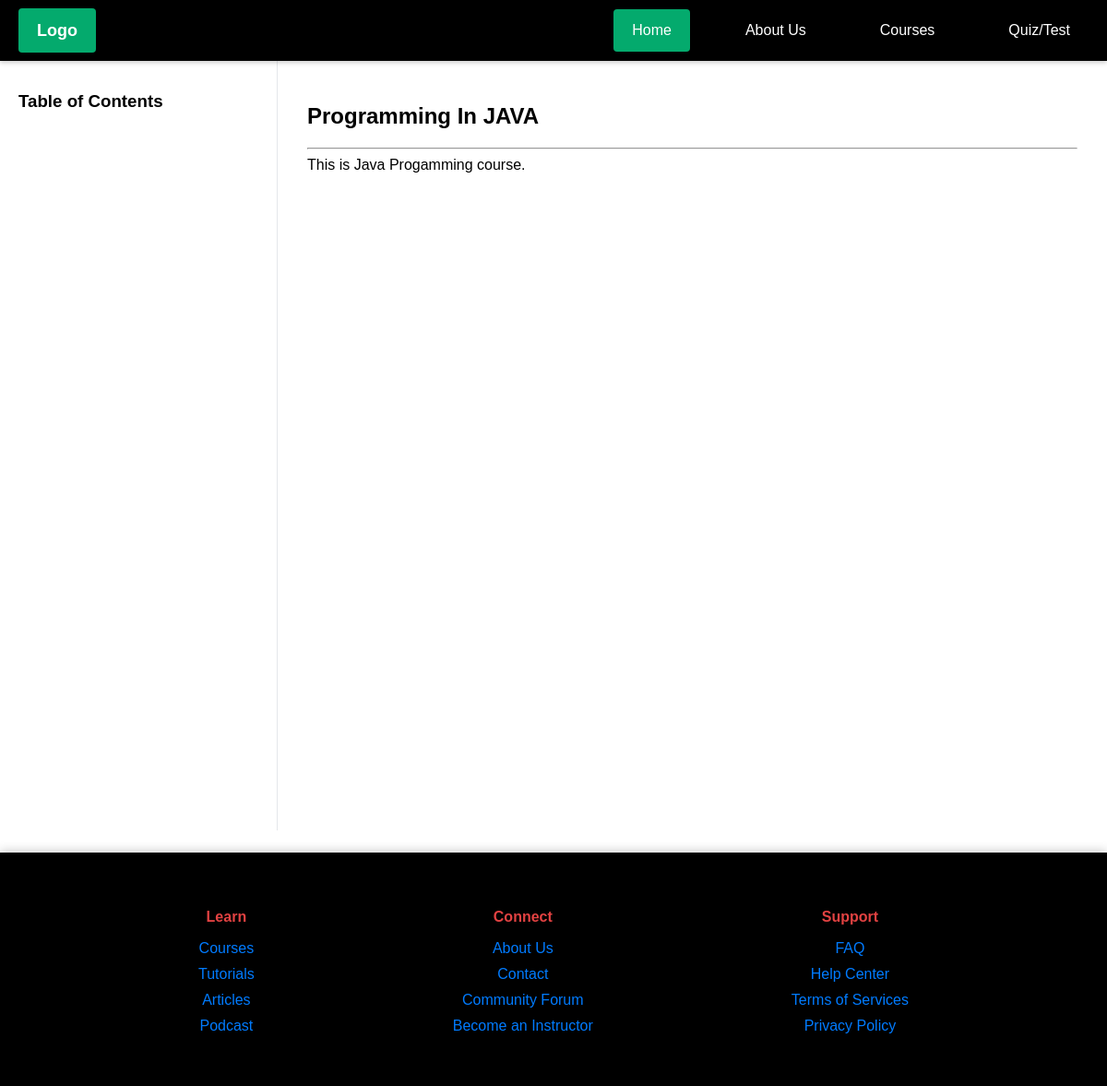
Screenshot of /course/programming-in-java/ with the database file from the repository.
### eduzone/models.py (models this page shows, shortened)
class PageCourse(models.Model):
    title = models.CharField(max_length=200)
    slug = AutoSlugField(populate_from='title', unique=True)
    rating = models.IntegerField()
    image = models.CharField(max_length=255, help_text="Path to image in static folder, e.g., 'images/courses/python.png'")
    content = CKEditor5Field(config_name='extends')

### eduzone/views.py (the view)
# urls.py: path('course/<slug:slug>/', views.course_detail_view, name='course_detail'),
def course_detail_view(request, slug):
    course = get_object_or_404(PageCourse, slug=slug)
    return render(request, 'course_detail.html', {'course': course})

### templates/course_detail.html (shortened to what this page needs)
{% load static %}
<!DOCTYPE html>
<html lang="en">
<head>
    <link rel="stylesheet" href="{% static 'nav.css' %}">
    <link rel="stylesheet" href="{% static 'course_detail.css' %}">
</head>
<body>
    {% include 'navbar.html' %}
    <div class="docs-wrapper">
        <nav class="docs-sidebar" id="sidebar">
            <h3>Table of Contents</h3>
        </nav>
        <main class="docs-content" id="scroll-container">
            <article>
                <h1>{{ course.title }}</h1>
                <hr>
                <div class="content-body" id="content">
                    {{ course.content|safe }}
                </div>
            </article>
        </main>
    </div>
    {% include 'footer.html' %}
</body>
</html>

### static/nav.css (style rules this page uses)
body { margin: 0; font-family: Arial, sans-serif; padding-top: 60px; }

### static/course_detail.css (style rules this page uses)
.docs-wrapper { display: flex; min-height: 100vh; }
.docs-sidebar { width: 260px; padding: 20px; border-right: 1px solid #e5e7eb; position: sticky; top: 0; height: 100vh; overflow-y: auto; background: #fff; transition: transform 0.3s ease-in-out; }
.docs-content { flex: 1; height: 100vh; overflow-y: auto; padding: 32px; }

### static/footer.css (style rules this page uses)
body { display: flex; flex-direction: column; min-height: 100vh; margin: 0; }
main, .content-wrapper { flex: 1; }

### rows the page displays
PageCourse: title "Programming In JAVA", content "This is Java Progamming course."
